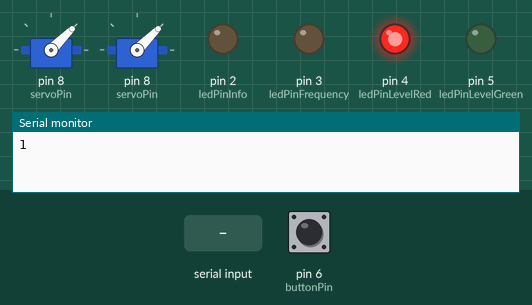
This sketch was run on a simulated Arduino Uno, built with avr-gcc and run on an emulated ATmega328P. Shown: 2 × servo, output pins drawn as LEDs (lit = HIGH), the last lines printed to the serial monitor. The test bench sets the inputs (shaded band); at power-on: pin 6 (buttonPin) HIGH.

Above: at 3.7 s.
3.8 s: "90,45\n" received over Serial
At 5.0 s:
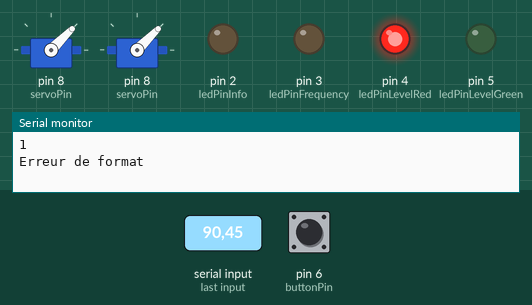
5.3 s: pin 6 (buttonPin) pulled LOW for 0.15 s
At 6.4 s:
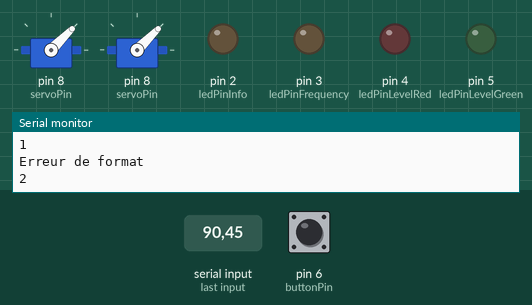
6.9 s: byte 10 ('\n') received over Serial
At 7.6 s:
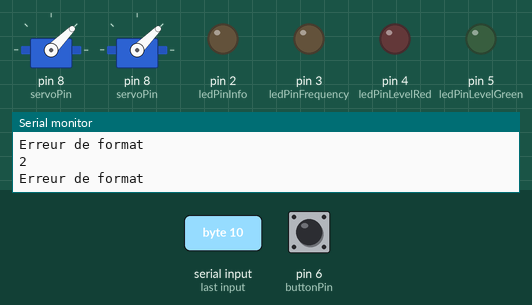
8.4 s: "90:45:200:10:150:30\n" received over Serial
At 8.8 s:
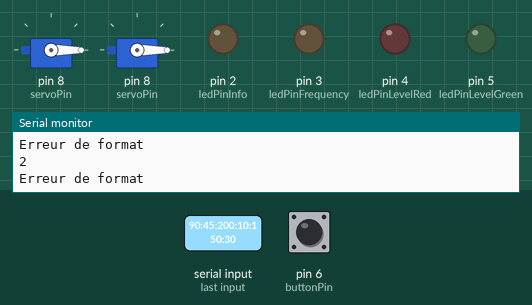
9.9 s: pin 6 (buttonPin) pulled LOW for 1 s
At 11.2 s:
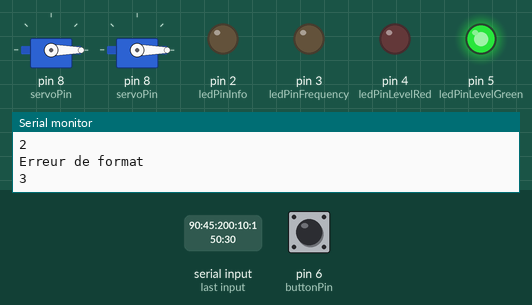
12.4 s: "30,150\n" received over Serial
At 12.9 s:
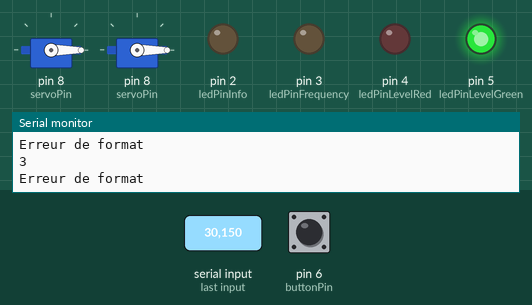
Timing chart, 0 to 14.9 s (numbered marks = the images above; inputs shaded):
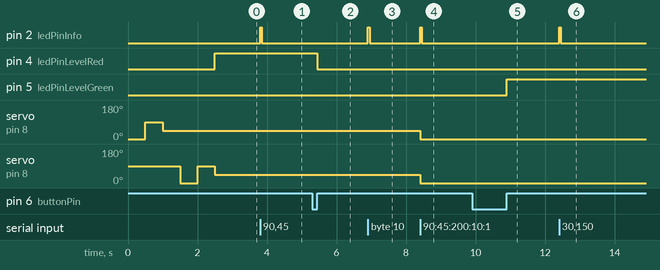

Measured:
- after the input at 3.8 s, pin 2 (ledPinInfo): LOW → HIGH at once, → LOW 0.05 s later
- after the input at 5.3 s, pin 4 (ledPinLevelRed): HIGH → LOW after 0.15 s
- after the input at 6.9 s, pin 2 (ledPinInfo): LOW → HIGH at once, → LOW 0.05 s later
- after the input at 8.4 s, pin 2 (ledPinInfo): LOW → HIGH at once, → LOW 0.05 s later; servo on pin 8 (servoPin), servo on pin 8 (servoPin): 45° → 0° at once
- after the input at 9.9 s, pin 5 (ledPinLevelGreen): LOW → HIGH after 1.0 s
- after the input at 12.4 s, pin 2 (ledPinInfo): LOW → HIGH at once, → LOW 0.05 s later

The sketch:

launcher_controller.ino
```cpp
#include <Servo.h>  // Inclusion de la bibliothèque Servo pour contrôler un servomoteur

// Définition des broches utilisées
#define MAX_LEN_MESSAGE 20  // Nombre max de caractères du message reçu par le port série
#define ledPinInfo 2        // LED indiquant la réception d'un message
#define ledPinFrequency 3   // LED clignotant selon la fréquence
#define ledPinLevelRed 4    // LED rouge pour afficher le niveau
#define ledPinLevelGreen 5  // LED verte pour afficher le niveau
#define buttonPin 6         // Bouton pour changer le niveau
#define servoPin 7          // Broche du servomoteur azimut
#define servoPin 8          // Broche du servomoteur altitude

Servo SERVO1;  // Création de l'objet servomoteur azimut
Servo SERVO2;  // Création de l'objet servomoteur altitude
char message[MAX_LEN_MESSAGE];  // Tableau pour stocker le message reçu
int azimuth, altitude, power, frequencyThrow, frequencyLauncher, level;  // Variables pour stocker les données reçues

// Variables pour gérer le temps (évite l'utilisation de `delay()`)
unsigned long previousMillisT = 0;
unsigned long previousMillisB = 0;
unsigned long previousMillisL = 0;
unsigned long currentMillis;

// Variables pour stocker l'état de certaines valeurs
int Tfrequency = 0;                          // Fréquence de clignotement de la LED bleue
int Lfrequency = 0;                          // Fréquence de mise à jour du lanceur
int Level = 0;                               // Niveau actuel
int statePrevious = digitalRead(buttonPin);  // État précédent du bouton
int stateCurrent = digitalRead(buttonPin);   // État actuel du bouton
int levelPrevious = 0;                       // Niveau précédent pour éviter les répétitions inutiles

void setup() {
  Serial.begin(115200);     // Initialisation de la communication série
  SERVO1.attach(servoPin);  // Attachement du servomoteur sur la broche définie
  SERVO2.attach(servoPin);

  // Configuration des broches en sortie pour les LEDs
  pinMode(ledPinInfo, OUTPUT);
  pinMode(ledPinFrequency, OUTPUT);
  pinMode(ledPinLevelRed, OUTPUT);
  pinMode(ledPinLevelGreen, OUTPUT);

  // Configuration du bouton en entrée avec résistance de pull-up activée
  pinMode(buttonPin, INPUT_PULLUP);

  // Test du servomoteur (déplacement à différentes positions)
  SERVO1.write(0);
  delay(500);
  SERVO1.write(90);
  delay(500);
  SERVO1.write(45);
  delay(500);
  SERVO2.write(0);
  delay(500);
  SERVO2.write(90);
  delay(500);
  SERVO2.write(45);
}

void loop() {
  static String inputString = "";  // Stocke la chaîne de caractères reçue
  static bool newData = false;     // Indique si une nouvelle donnée est disponible

  // Lecture du message série caractère par caractère
  while (Serial.available() > 0) {
    char receivedChar = Serial.read();

    if (receivedChar == '\n') {  // Fin de message détectée
      newData = true;
      break;
    } else {
      inputString += receivedChar;  // Ajout du caractère reçu à la chaîne
    }
  }

  if (newData) {
    // Conversion de la chaîne String en tableau de caractères
    inputString.toCharArray(message, MAX_LEN_MESSAGE);

    // Extraction des valeurs à partir du message reçu
    if (sscanf(message, "%d:%d:%d:%d:%d:%d", &azimuth, &altitude, &power, &frequencyThrow, &frequencyLauncher, &level) == 6) {

      if (currentMillis - previousMillisL >= Lfrequency) {
        previousMillisL = currentMillis;  // Mise à jour du dernier temps d'exécution

        // Mise à jour de la position du servomoteur en fonction des angles reçus
        SERVO1.write(45 - azimuth);
        SERVO2.write(45 - altitude);
      }

      // Filtrage des interférences sur la fréquence
      if ((frequencyThrow == 0) || (frequencyThrow > 99)) {
        Tfrequency = frequencyThrow;
      }

      currentMillis = millis();  // Obtention du temps actuel
      // Filtrage des interférences sur la fréquence
      if ((frequencyLauncher == 0) || (frequencyLauncher > 99)) {
        Lfrequency = frequencyLauncher;
      }

      // Mise à jour du niveau si aucune valeur précédente
      if (Level == 0) {
        Level = level;
      }
    } else {
      Serial.println("Erreur de format");  // Message d'erreur si le format est incorrect
    }

    // Clignotement de la LED pour indiquer la réception d'un message
    digitalWrite(ledPinInfo, HIGH);
    delay(50);
    digitalWrite(ledPinInfo, LOW);

    // Réinitialisation des variables pour la prochaine lecture
    inputString = "";
    newData = false;
  }

  // Gestion de la LED de fréquence si une fréquence valide a été reçue
  if (Tfrequency != 0) {
    currentMillis = millis();  // Obtention du temps actuel

    if (currentMillis - previousMillisT >= Tfrequency) {
      previousMillisT = currentMillis;  // Mise à jour du dernier temps d'exécution

      // Clignotement de la LED de fréquence
      digitalWrite(ledPinFrequency, LOW);
      delay(2000);
      digitalWrite(ledPinFrequency, HIGH);
    }
  }

  // Affichage du niveau uniquement s'il a changé
  if (Level != levelPrevious) {
    Serial.println(Level);
    levelPrevious = Level;
  }

  // Gestion de l'affichage des LEDs en fonction du niveau reçu
  if (Level == 1) {
    digitalWrite(ledPinLevelGreen, LOW);
    digitalWrite(ledPinLevelRed, HIGH);
  } else if (Level == 2) {
    digitalWrite(ledPinLevelGreen, LOW);
    digitalWrite(ledPinLevelRed, LOW);
  } else if (Level == 3) {
    digitalWrite(ledPinLevelGreen, HIGH);
    digitalWrite(ledPinLevelRed, LOW);
  }

  // Gestion du bouton pour modifier le niveau
  currentMillis = millis();
  stateCurrent = digitalRead(buttonPin);

  // Détection d'un appui (changement d'état de LOW à HIGH)
  if ((stateCurrent == 1) && (statePrevious == 0) && (currentMillis - previousMillisB >= 300)) {
    previousMillisB = currentMillis;  // Mise à jour du dernier temps d'appui
    Level += 1;                       // Incrémentation du niveau

    // Retour à 1 si on dépasse le niveau 3
    if (Level > 3) {
      Level = 1;
    }
  }

  statePrevious = stateCurrent;  // Mise à jour de l'état du bouton
}
```
